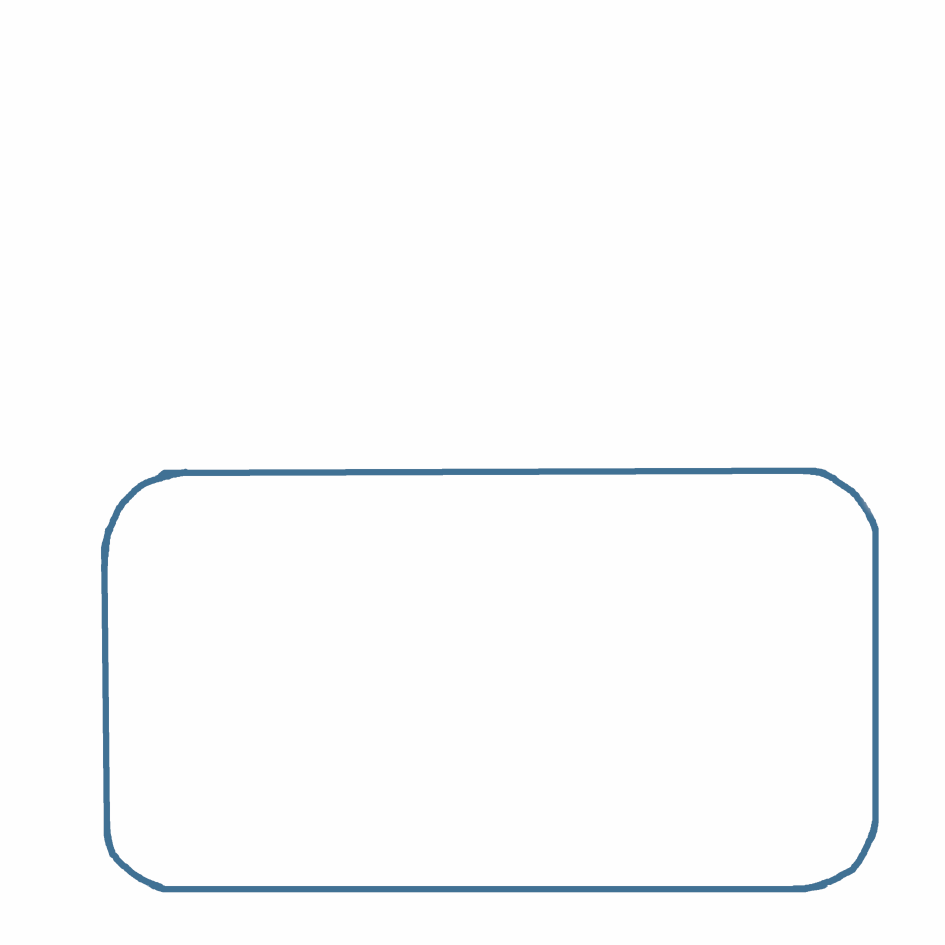
#> input picture agv_follow_lane/map/lane_ground2.png, 2835 x 2835 px (shown at 1/3 size); its folder holds only this picture in this run
$ python -i lane_detection.py   (imports and definitions only)
#> lines starting #> are read from the running program, lines starting #| are printed output that depends on the picture; after the words box and inside, x2 and y2 are one past the last pixel; in counts of white or black regions, pixels touching at a corner belong together
#> further down, picture is the input picture: shape (2835, 2835, 3); mean B, G, R 252.3, 251.7, 251
#! /usr/bin/env python3

import cv2
import numpy as np

# LaneDetection Class for finding cross road error from the undistorted image
class LaneDetection(object):

    def __init__(self):
        self.draw_img = True
        self.check_fps = True
        self.scale_percent = 40

    def processImage(self, input_image):

        # Resized Image
        resized_img = self.resize_img(input_image, self.scale_percent)

        # Thresholded Image
        thresh_img = self.findThreshold(resized_img)

        # Find cross track error and angle error
        cte, angle, output_image = self.calculateContours(thresh_img, resized_img)

        return cte, angle, output_image

    def resize_img(self, img, scale_percent):
#> called with scale_percent = 40
        width = int(img.shape[1]*scale_percent/100)
#> width = 1134
        height = int(img.shape[0]*scale_percent/100)
#> height = 1134
        dim = (width, height)
#> dim = (1134, 1134)
        resized_img = cv2.resize(img, dim, interpolation=cv2.INTER_AREA)

        resized_img = resized_img[75:,:]
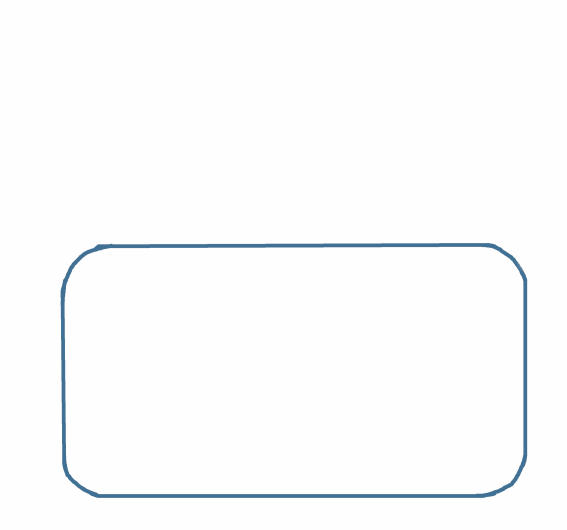
#> resized_img: shape (1059, 1134, 3) (shown at 1/2 size); mean B, G, R 252.2, 251.6, 250.7
        return resized_img

    def findThreshold(self, img):

        # Convert input BGR image to HSV color space and take S-Channel (Saturation)
        hsv = cv2.cvtColor(img, cv2.COLOR_BGR2HSV)
#> hsv: shape (1059, 1134, 3); mean H, S, V 2.2, 2.4, 252.2
        s_channel = hsv[:,:,1]
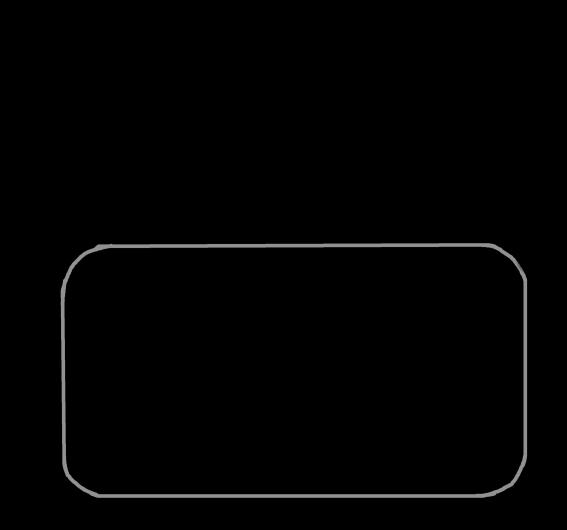
#> s_channel: shape (1059, 1134) (shown at 1/2 size); min 0, max 145, mean 2.4

        # Remove noise using 3x3 Kernel (Gaussian Filter)
        blurred = cv2.GaussianBlur(s_channel, (3,3), 1)
#> in processImage, `thresh_img = self.findThreshold(resized_img)`:
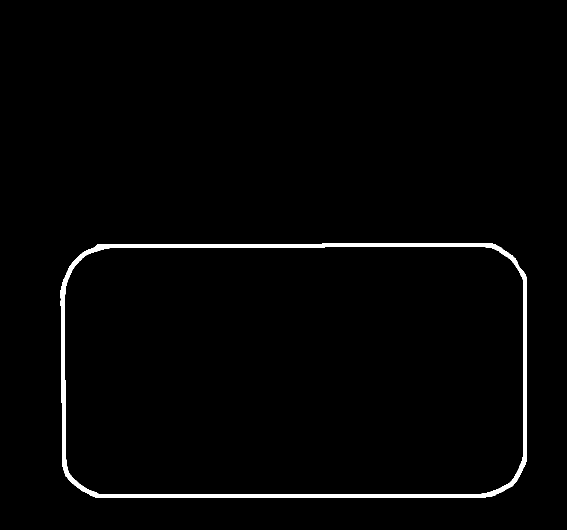
#> thresh_img: shape (1059, 1134) (shown at 1/2 size); values 0 (black) and 1 (white), 1.7% white; 1 white region

        # Binarize the copy image with global thresholding
        binarized_image = np.zeros_like(blurred)
        binarized_image[blurred>120] =1

        # Morphological Transformations (Erosion & Dilation)
        kernel = np.ones((3,3), dtype=np.uint8)
        #eroded_img = cv2.erode(binarized_image, kernel)
        dilated_img = cv2.dilate(binarized_image, kernel)

        return dilated_img

    def calculateContours(self, thresh_img, original_img):

        contours, hierarchy = cv2.findContours(thresh_img, cv2.RETR_TREE, cv2.CHAIN_APPROX_SIMPLE)
#> contours = 2 contours; box (x1, y1, x2, y2) and area: (121, 486, 1054, 996) 464702, (128, 493, 1048, 989) 446490

        # ---------------------------------------------------------------------------
        # Originally developed by OutOfTheBots
        # (https://www.youtube.com/channel/UCCX7z2JENOSZ1mraOpyVyzg/about)
        if len(contours) > 0:
            blackbox = cv2.minAreaRect(contours[0])
#> blackbox = ((587, 740.5), (509, 932), -90)
            (x_min, y_min), (w_min, h_min), ang = blackbox
#> x_min = 587; y_min = 740.5; w_min = 509; h_min = 932; ang = -90
            if ang < -45: ang += 90
#> ang = 0
            if w_min < h_min and ang > 0: ang = (90-ang)*-1
            if w_min > h_min and ang < 0: ang = 90 + ang
            setpoint = thresh_img.shape[1]/2
#> setpoint = 567
            cte = -int(x_min - setpoint)
#> cte = -20
            angle = -int(ang)
#> angle = 0

            if self.draw_img:
                box = cv2.boxPoints(blackbox)
#> box = [[1053, 995], [121, 995], [121, 486], [1053, 486]]
                box = np.int0(box)
                _ = cv2.drawContours(original_img, [box], 0, (255,0,0),1)
                ang_msg = "Angle Error = " + str(angle)
#> ang_msg = 'Angle Error = 0'
                err_msg = "Error = " + str(cte)
#> err_msg = 'Error = -20'
                cv2.putText(original_img, ang_msg, (130,25), cv2.FONT_HERSHEY_SIMPLEX, 0.4, (255,0,0), 1)
                cv2.putText(original_img, err_msg, (130,50), cv2.FONT_HERSHEY_SIMPLEX, 0.4, (0,0,255), 1)
#> original_img: shape (1059, 1134, 3); mean B, G, R 252.2, 251, 250.3
                cv2.line(original_img, (int(x_min), 0), (int(x_min), thresh_img.shape[0]), (0,0,255), 1)
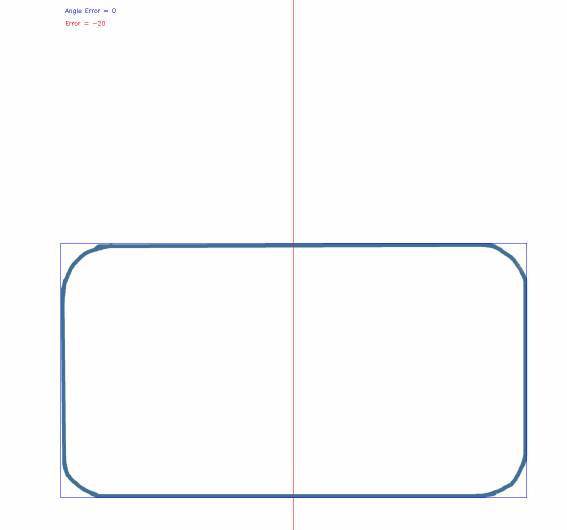
#> original_img: shape (1059, 1134, 3) (shown at 1/2 size); mean B, G, R 252, 250.8, 250.3
        # ---------------------------------------------------------------------------
        else:
            cte = None
            angle = None

        return cte, angle, original_img

>>> import cv2
>>> picture = cv2.imread('../map/lane_ground2.png')
>>> result = LaneDetection().processImage(picture)
#> in processImage, `cte, angle, output_image = self.calculateContours(thresh_img, resized_..`: cte = -20; angle = 0
